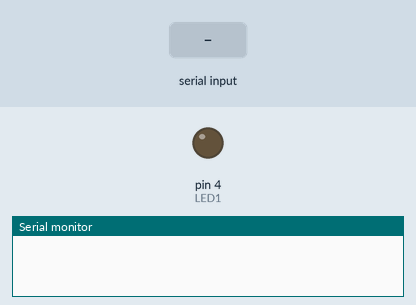
The sketch below on a simulated Arduino Uno, built with avr-gcc and run on an emulated ATmega328P. Shown: output pins drawn as LEDs (lit = HIGH), the last lines printed to the serial monitor. The inputs (shaded band) are chosen by the test bench.

Above: at 1.2 s.
1.3 s: "on" received over the second serial link
At 2.9 s:
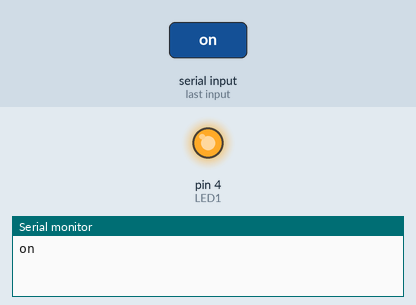
3.8 s: "off" received over the second serial link
At 6.0 s:
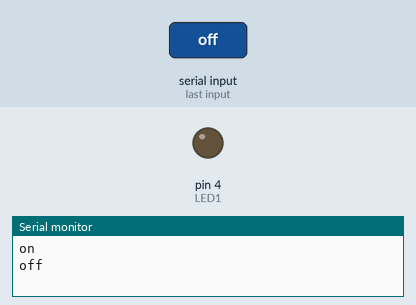
Timing chart, 0 to 7.5 s (numbered marks = the images above; inputs shaded):
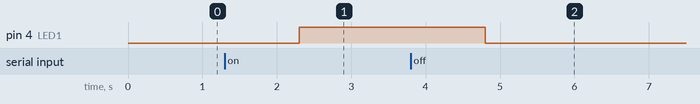

Measured:
- after the input at 1.3 s, pin 4 (LED1): LOW → HIGH after 1.0 s
- after the input at 3.8 s, pin 4 (LED1): HIGH → LOW after 1.0 s

The sketch:

ebyte32_led_button_receiver.ino
```cpp
#include <SoftwareSerial.h>

#define LED1  4

SoftwareSerial loraSerial(2, 3); // TX, RX

void setup() {
  pinMode(LED1, OUTPUT);
  Serial.begin(9600);
  loraSerial.begin(9600);
}

void loop() {
  if(loraSerial.available() > 1){
    String input = loraSerial.readString();
    Serial.println(input);
    if(input == "on") {
      digitalWrite(LED1, HIGH);
    }
    if(input == "off") {
      digitalWrite(LED1, LOW);
    }
  }
  delay(20);
}
```
